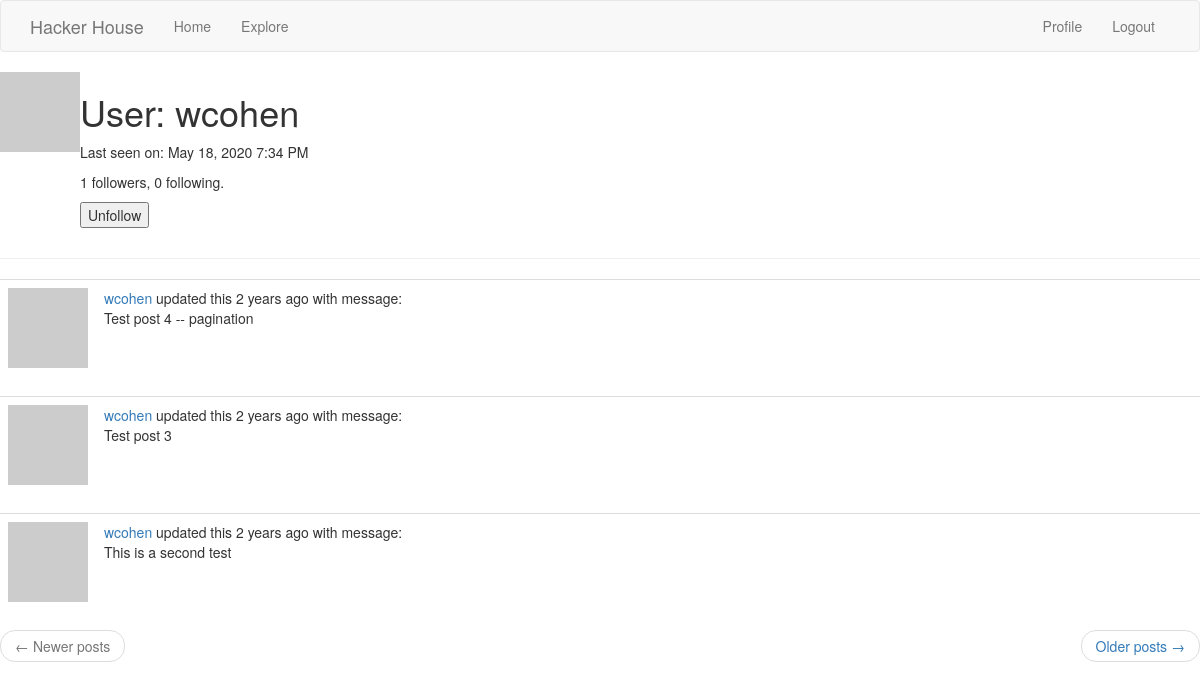
/user/wcohen (signed in), run on the app's committed database.
### app/models.py (models this page shows, shortened)
class User(UserMixin, db.Model):
    id = db.Column(db.Integer, primary_key=True)
    username = db.Column(db.String(64), index=True, unique=True)
    email = db.Column(db.String(120), index=True, unique=True)
    password_hash = db.Column(db.String(128))
    about_me = db.Column(db.String(140))
    last_seen = db.Column(db.DateTime, default=datetime.utcnow)
    posts = db.relationship('Post', backref='author', lazy='dynamic')
    followed = db.relationship(
        'User', secondary=followers,
        primaryjoin=(followers.c.follower_id == id),
        secondaryjoin=(followers.c.followed_id == id),
        backref=db.backref('followers', lazy='dynamic'), lazy='dynamic')
    def avatar(self, size):
        digest = md5(self.email.lower().encode('utf-8')).hexdigest()
        return 'https://www.gravatar.com/avatar/{}?d=identicon&s={}'.format(digest, size)
    def is_following(self, user):
        return self.followed.filter(
            followers.c.followed_id == user.id).count() > 0

class Post(db.Model):
    id = db.Column(db.Integer, primary_key=True)
    body = db.Column(db.String(140))
    timestamp = db.Column(db.DateTime, index=True, default=datetime.utcnow)
    user_id = db.Column(db.Integer, db.ForeignKey('user.id'))

### app/routes.py (the view)
@app.route('/user/<username>')
@login_required
def user(username):
    page = request.args.get('page', 1, type=int)
    user = User.query.filter_by(username=username).first_or_404()
    posts = user.posts.order_by(Post.timestamp.desc()).paginate(
        page, app.config['POSTS_PER_PAGE'], False)
    next_url = url_for('user', page=posts.next_num, username=current_user.username) \
        if posts.has_next else None
    prev_url = url_for('user', page=posts.prev_num, username=current_user.username) \
        if posts.has_prev else None
    form = EmptyForm()
    return render_template('user.html', user=user, posts=posts.items, form=form, next_url=next_url, prev_url=prev_url)

### app/forms.py
class EmptyForm(FlaskForm):
    submit = SubmitField('Submit')

### app/models.py (called while the page is built)
@login.user_loader
def load_user(id):
    return User.query.get(int(id))

### app/routes.py (called while the page is built)
@app.before_request
def before_request():
    if current_user.is_authenticated:
        current_user.last_seen = datetime.utcnow()
        db.session.commit()

### app/templates/user.html (shortened to what this page needs)
{% extends "base.html" %}
{% block content %}
    <table>
        <tr valign="top">
            <td><img src="{{ user.avatar(128) }}"></td>
            <td>
                <h1>User: {{ user.username }}</h1>
                {% if user.last_seen %}
                    <p>Last seen on: {{ moment(user.last_seen).format('LLL') }}</p>
                {% endif %}
                <p>{{ user.followers.count() }} followers, {{ user.followed.count() }} following.</p>
                {% if user == current_user %}
                    <p><a href="{{ url_for('edit_profile') }}">Edit your profile</a></p>
                {% else %}
                <p>
                    <form action="{{ url_for('unfollow', username=user.username) }}" method="post">
                        {{ form.submit(value='Unfollow') }}
                    </form>
                </p>
                {% endif %}
            </td>
        </tr>
    </table>
    <hr>
    {% for post in posts %}
        {% include '_post.html' %}
    {% endfor %}
    <nav aria-label="...">
        <ul class="pager">
            <li class="previous{% if not prev_url %} disabled{% endif %}">
                <a href="{{ prev_url or '#' }}">
                    <span aria-hidden="true">&larr;</span> Newer posts
                </a>
            </li>
            <li class="next{% if not next_url %} disabled{% endif %}">
                <a href="{{ next_url or '#' }}">
                    Older posts <span aria-hidden="true">&rarr;</span>
                </a>
            </li>
        </ul>
    </nav>
{% endblock %}

### app/templates/base.html (shortened to what this page needs)
{% extends 'bootstrap/base.html' %}
{% block navbar %}
    <nav class="navbar navbar-default">
        <div class="container">
            <div class="navbar-header">
                <a class="navbar-brand" href="{{ url_for('test') }}">Hacker House</a>
            </div>
            <div class="collapse navbar-collapse" id="bs-example-navbar-collapse-1">
                <ul class="nav navbar-nav">
                    <li><a href="{{ url_for('index') }}">Home</a></li>
                     <li><a href="{{ url_for('explore') }}">Explore</a></li>
                </ul>
                <ul class="nav navbar-nav navbar-right">
                    {% if current_user.is_anonymous %}
                    <li><a href="{{ url_for('login') }}">Login</a></li>
                    {% else %}
                    <li><a href="{{ url_for('user', username=current_user.username) }}">Profile</a></li>
                    <li><a href="{{ url_for('logout') }}">Logout</a></li>
                    {% endif %}
                </ul>
            </div>
        </div>
    </nav>
{% endblock %}

### app/templates/_post.html
<table class="table table-hover">
    <tr>
        <td width="70px">
            <a href="{{ url_for('user', username=post.author.username) }}">
                <img src="{{ post.author.avatar(70) }}" />
            </a>
        </td>
        <td>
            <a href="{{ url_for('user', username=post.author.username) }}">
                {{ post.author.username }}
            </a>
            updated this {{ moment(post.timestamp).fromNow() }} with message:
            <br>
            {{ post.body }}
        </td>
    </tr>
</table>

### data on the page
User: username "wcohen", last_seen "May 18, 2020 7:34 PM"
Post: author.username "wcohen", timestamp "2 years ago", body "Test post 4 -- pagination"
Post: author.username "wcohen", timestamp "2 years ago", body "Test post 3"
Post: author.username "wcohen", timestamp "2 years ago", body "This is a second test"

### other printed values
{{ user.followers.count() }} "1"
{{ user.followed.count() }} "0"
